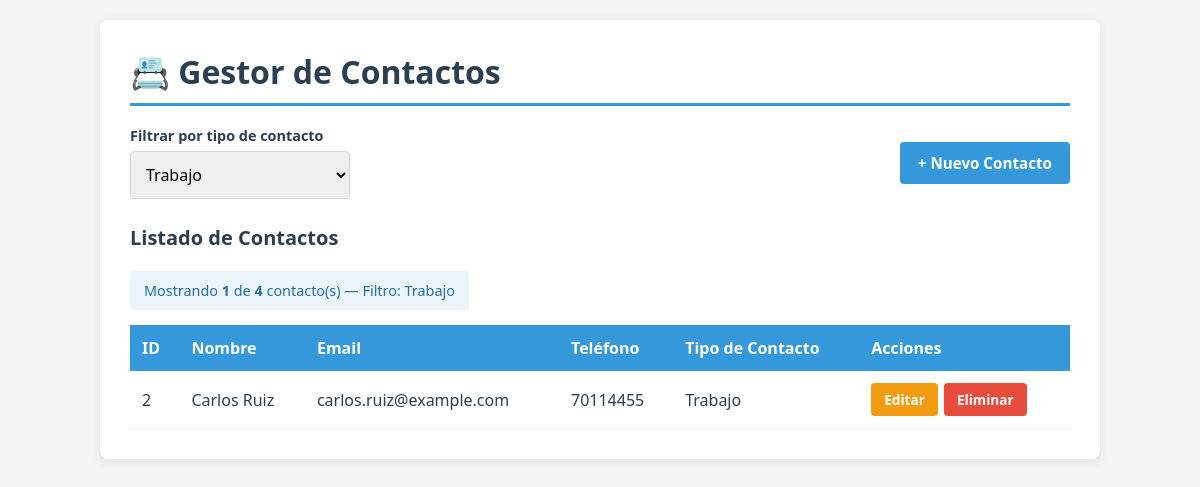
The app's page /index.php?tipo=3 with its own data.
### tables this page shows
CREATE TABLE IF NOT EXISTS tipos_contacto (
    id INT AUTO_INCREMENT PRIMARY KEY,
    nombre VARCHAR(50) NOT NULL UNIQUE
);

CREATE TABLE IF NOT EXISTS contactos (
    id INT AUTO_INCREMENT PRIMARY KEY,
    nombre VARCHAR(100) NOT NULL,
    email VARCHAR(100) NOT NULL UNIQUE,
    telefono VARCHAR(20) NOT NULL,
    tipo_contacto_id INT NOT NULL,
    fecha_creacion TIMESTAMP NOT NULL DEFAULT CURRENT_TIMESTAMP,
    CONSTRAINT fk_contactos_tipo
        FOREIGN KEY (tipo_contacto_id) REFERENCES tipos_contacto (id)
        ON UPDATE CASCADE
        ON DELETE RESTRICT
);

### src/TipoContactoRepository.php (called while the page is built, shortened)
<?php
final class TipoContactoRepository
{
    private PDO $pdo;
    public function __construct(PDO $pdo)
    {
        $this->pdo = $pdo;
    }
    public function obtenerTodos(): array
    {
        $sql = 'SELECT id, nombre FROM tipos_contacto ORDER BY nombre';
        $statement = $this->pdo->prepare($sql);
        $statement->execute();
        return $statement->fetchAll();
    }
}

### src/ContactoRepository.php (called while the page is built, shortened)
<?php
final class ContactoRepository
{
    private PDO $pdo;
    public function __construct(PDO $pdo)
    {
        $this->pdo = $pdo;
    }
    public function obtenerTodos(?int $tipoId = null): array
    {
        $sql = 'SELECT c.id, c.nombre, c.email, c.telefono, c.fecha_creacion,
                       t.id AS tipo_id, t.nombre AS tipo_nombre
                FROM contactos c
                INNER JOIN tipos_contacto t ON c.tipo_contacto_id = t.id';
        $parametros = [];
        if ($tipoId !== null) {
            $sql .= ' WHERE c.tipo_contacto_id = :tipo_id';
            $parametros[':tipo_id'] = $tipoId;
        }
        $sql .= ' ORDER BY c.nombre';
        $statement = $this->pdo->prepare($sql);
        foreach ($parametros as $clave => $valor) {
            $statement->bindValue($clave, $valor, PDO::PARAM_INT);
        }
        $statement->execute();
        return $statement->fetchAll();
    }
    public function contarTodos(): int
    {
        $statement = $this->pdo->query('SELECT COUNT(*) FROM contactos');
        return (int) $statement->fetchColumn();
    }
}

### src/Database.php (called while the page is built, shortened)
<?php
final class Database
{
    private static ?PDO $conexion = null;
    public static function obtenerConexion(): PDO
    {
        $host = self::variable('DB_HOST', '127.0.0.1');
        $puerto = self::variable('DB_PORT', '3306');
        $nombre = self::variable('DB_NAME', 'gestor_contactos');
        $usuario = self::variable('DB_USER', 'root');
        $clave = self::variable('DB_PASS', '');
        $dsn = "mysql:host={$host};port={$puerto};dbname={$nombre};charset=utf8mb4";
        try {
            self::$conexion = new PDO($dsn, $usuario, $clave, [
                PDO::ATTR_ERRMODE            => PDO::ERRMODE_EXCEPTION,
                PDO::ATTR_DEFAULT_FETCH_MODE => PDO::FETCH_ASSOC,
                PDO::ATTR_EMULATE_PREPARES   => false,
            ]);
        } catch (PDOException $e) {
            throw new RuntimeException(
                'No se pudo conectar con la base de datos: ' . $e->getMessage(),
                (int) $e->getCode(),
                $e
            );
        }
        return self::$conexion;
    }
    private static function variable(string $nombre, string $porDefecto): string
    {
        $valor = getenv($nombre);
        return ($valor === false || $valor === '') ? $porDefecto : $valor;
    }
}

### index.php (the view, shortened to what this page needs)
<?php
$pdo = Database::obtenerConexion();
$contactosRepo = new ContactoRepository($pdo);
$tiposRepo = new TipoContactoRepository($pdo);
$tipoSeleccionado = isset($_GET['tipo']) && $_GET['tipo'] !== ''
    ? (int) $_GET['tipo']
    : 0;
$tipos = $tiposRepo->obtenerTodos();
$contactos = $contactosRepo->obtenerTodos($tipoSeleccionado > 0 ? $tipoSeleccionado : null);
$totalContactos = $contactosRepo->contarTodos();
$nombreTipo = 'Todos los contactos';
foreach ($tipos as $tipo) {
    if ((int) $tipo['id'] === $tipoSeleccionado) {
        $nombreTipo = (string) $tipo['nombre'];
    }
}
?>
<!DOCTYPE html>
<html lang="es">
<head>
</head>
<body>
<div class="container">
    <h1>📇 Gestor de Contactos</h1>
    <div class="barra">
        <form method="GET" action="index.php" class="filtro">
            <div>
                <label for="tipo">Filtrar por tipo de contacto</label>
                <select name="tipo" id="tipo" onchange="this.form.submit()">
                    <?php foreach ($tipos as $tipo): ?>
                        <option value="<?= (int) $tipo['id'] ?>"
                            <?= $tipoSeleccionado === (int) $tipo['id'] ? 'selected' : '' ?>>
                            <?= htmlspecialchars((string) $tipo['nombre']) ?>
                        </option>
                    <?php endforeach; ?>
                </select>
            </div>
        </form>
        <a href="crear.php" class="btn btn-primario">+ Nuevo Contacto</a>
    </div>
    <h2>Listado de Contactos</h2>
    <span class="contador">
        Mostrando <strong><?= count($contactos) ?></strong> de
        <strong><?= $totalContactos ?></strong> contacto(s) — Filtro: <?= htmlspecialchars($nombreTipo) ?>
    </span>
    <?php if (empty($contactos)): ?>
        <div class="empty-message" style="margin-top:15px;">
            No hay contactos registrados<?= $tipoSeleccionado > 0 ? ' para este tipo de contacto' : '' ?>.
        </div>
    <?php else: ?>
        <table>
            <thead>
                <tr>
                    <th>ID</th>
                    <th>Nombre</th>
                    <th>Email</th>
                    <th>Teléfono</th>
                    <th>Tipo de Contacto</th>
                    <th>Acciones</th>
                </tr>
            </thead>
            <tbody>
                <?php foreach ($contactos as $contacto): ?>
                    <tr>
                        <td><?= (int) $contacto['id'] ?></td>
                        <td><?= htmlspecialchars((string) $contacto['nombre']) ?></td>
                        <td><?= htmlspecialchars((string) $contacto['email']) ?></td>
                        <td><?= htmlspecialchars((string) $contacto['telefono']) ?></td>
                        <td><?= htmlspecialchars((string) $contacto['tipo_nombre']) ?></td>
                        <td>
                            <div class="acciones">
                                <a href="editar.php?id=<?= (int) $contacto['id'] ?>"
                                   class="btn btn-editar">Editar</a>
                                <a href="eliminar.php?id=<?= (int) $contacto['id'] ?>"
                                   class="btn btn-eliminar">Eliminar</a>
                            </div>
                        </td>
                    </tr>
                <?php endforeach; ?>
            </tbody>
        </table>
    <?php endif; ?>
</div>
</body>
</html>

### index.php (style rules this page uses)
* { margin: 0; padding: 0; box-sizing: border-box; }
body { font-family: 'Segoe UI', Tahoma, Geneva, Verdana, sans-serif; background-color: #f5f5f5; padding: 20px; color: #2c3e50; }
.container { max-width: 1000px; margin: 0 auto; background-color: #fff; border-radius: 8px; box-shadow: 0 2px 10px rgba(0,0,0,.1); padding: 30px; }
h1 { border-bottom: 3px solid #3498db; padding-bottom: 10px; margin-bottom: 20px; }
h2 { margin: 25px 0 12px; font-size: 1.25em; }
table { width: 100%; border-collapse: collapse; margin-top: 15px; }
th { background-color: #3498db; color: #fff; padding: 12px; text-align: left; font-weight: 600; }
td { padding: 12px; border-bottom: 1px solid #ecf0f1; }
.barra { display: flex; justify-content: space-between; align-items: center; flex-wrap: wrap; gap: 12px; margin-bottom: 10px; }
label { display: block; margin-bottom: 6px; font-weight: 600; font-size: .9em; }
input[type="text"], input[type="email"], input[type="tel"], select { width: 100%; padding: 11px; border: 1px solid #d5d8dc; border-radius: 4px; font-size: 1em; font-family: inherit; }
.filtro { display: flex; align-items: flex-end; gap: 10px; }
.filtro div { min-width: 220px; }
.btn { display: inline-block; padding: 11px 18px; border: none; border-radius: 4px; font-size: .95em; font-weight: 600; cursor: pointer; text-decoration: none; font-family: inherit; }
.btn-primario { background-color: #3498db; color: #fff; }
.btn-editar { background-color: #f39c12; color: #fff; padding: 7px 13px; font-size: .85em; }
.btn-eliminar { background-color: #e74c3c; color: #fff; padding: 7px 13px; font-size: .85em; }
.acciones { display: flex; gap: 6px; }
.contador { background-color: #ebf5fb; color: #2471a3; padding: 10px 14px; border-radius: 4px; display: inline-block; margin-top: 8px; font-size: .9em; }

### records on screen
tipos_contacto: nombre "Trabajo"
contactos: id "2", nombre "Carlos Ruiz", email "carlos.ruiz@example.com", telefono "70114455", tipo_contacto.nombre "Trabajo"

### other values on screen
count($contactos) "1"
$totalContactos "4"
form field tipo "Trabajo"
